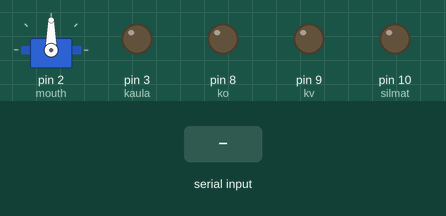
The sketch below on a simulated Arduino Uno, built with avr-gcc and run on an emulated ATmega328P. Shown: servo, output pins drawn as LEDs (lit = HIGH). The test bench sets the inputs (shaded band).

Above: at 1.2 s.
1.3 s: "mm\n" received over Serial
At 2.2 s:
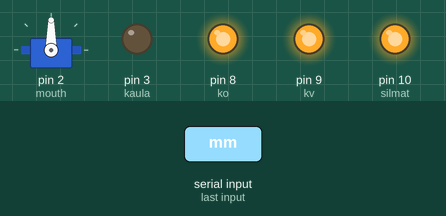
2.8 s: "kv\n" received over Serial
At 3.9 s:
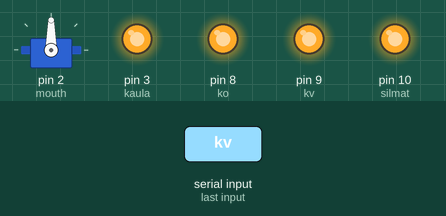
4.3 s: "z\n" received over Serial
At 5.3 s:
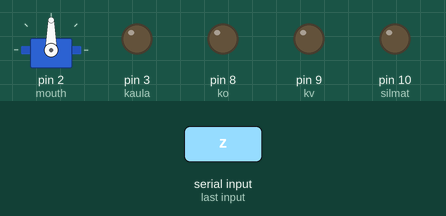
5.8 s: "kv\n" received over Serial
At 6.2 s:
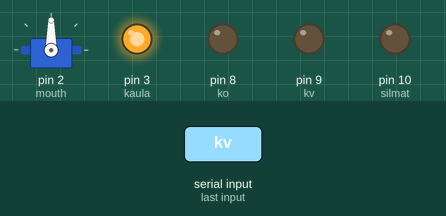
7.3 s: "mm\n" received over Serial
At 8.6 s:
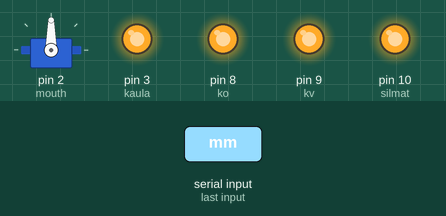
Timing chart, 0 to 9.8 s (numbered marks = the images above; inputs shaded):
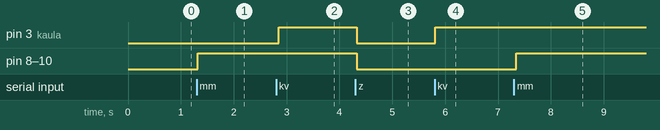

Measured:
- after the input at 1.3 s, pin 8 (ko), pin 9 (kv), pin 10 (silmat): LOW → HIGH at once
- after the input at 2.8 s, pin 3 (kaula): LOW → HIGH after 0.05 s
- after the input at 4.3 s, pin 3 (kaula), pin 8 (ko), pin 9 (kv), pin 10 (silmat): HIGH → LOW at once
- after the input at 5.8 s, pin 3 (kaula): LOW → HIGH at once
- after the input at 7.3 s, pin 8 (ko), pin 9 (kv): LOW → HIGH at once; pin 10 (silmat): LOW → HIGH after 0.05 s

The sketch:

veke_3.ino
```cpp
#include <Servo.h>


String command; // Whole serial read
String cmd; // First 2 chars parsed
int dly = 10;

// Servos
Servo mouth;

// Outputs
int kaula = 3;
int ko = 8; // Kädet
int kv = 9;
int silmat = 10;

void setup() {
  Serial.begin(9600);

  mouth.attach(2);

  // Kaula
  pinMode(kaula, OUTPUT);
  digitalWrite(kaula, LOW);

  // Kädet
  pinMode(ko, OUTPUT);
  digitalWrite(ko, LOW);
  pinMode(kv, OUTPUT);
  digitalWrite(kv, LOW);

  // Silmät
  pinMode(silmat, OUTPUT);
  digitalWrite(silmat, LOW);

  delay(dly);
}


void loop() {
  // Serial cmd
  if (Serial.available()) {
    command = Serial.readStringUntil('\n');
    cmd = command.substring(0,2);
    delay(dly);
  }

  if(cmd == "z") {
    resetMotors();
  }

  if(cmd == "mm") {
    moveMouth(command.substring(2).toInt());
    moveArms();
    moveSilmat();
  }

  if(cmd == "kv") {
    moveKaula();
  }

  delay(dly);
}

void resetMotors() {
  digitalWrite(kaula, LOW);
  digitalWrite(ko, LOW);
  digitalWrite(kv, LOW);
  digitalWrite(silmat, LOW);
  delay(dly);
}

void moveMouth(int pos) {
  if(mouth.attached()) mouth.write(pos+90);
  delay(dly);
}

void moveArms() {
  digitalWrite(ko, HIGH);
  digitalWrite(kv, HIGH);
  delay(dly);
}

void moveKaula() {
  digitalWrite(kaula, HIGH);
  delay(dly);
}

void moveSilmat() {
  digitalWrite(silmat, HIGH);
  delay(dly);
}
```
